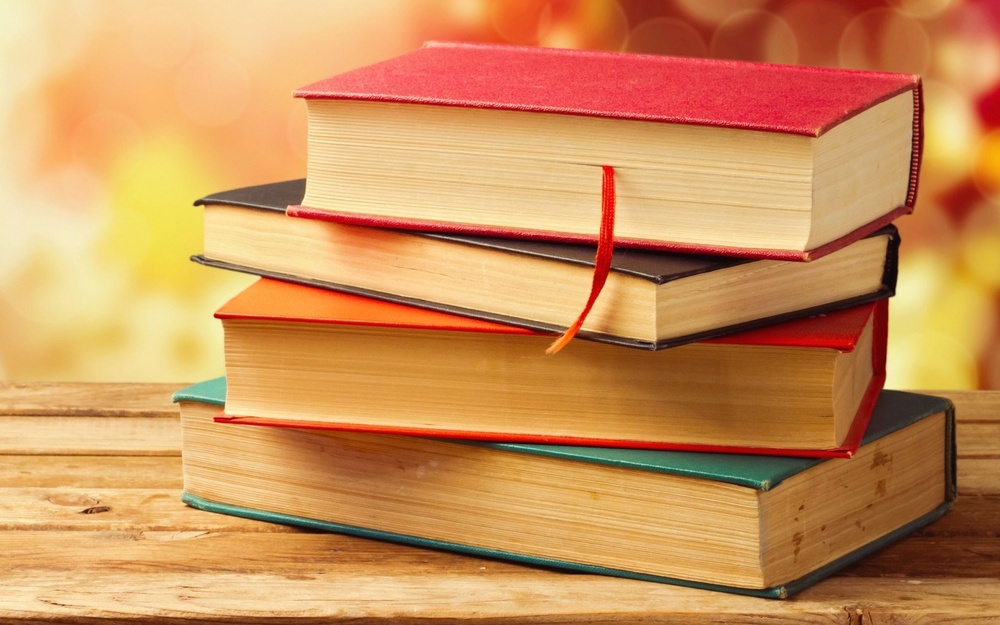
%> input picture Lab 1- A/books.jpg, 1000 x 625 px, shrunk from 1680 x 1050 before the run
$ octave lab2_2.m   (GNU Octave 9; MATLAB toolbox functions it lacks are replaced by stand-ins)
%> lines starting %> are read from the running program, lines starting %| are printed output that depends on the picture
img = imread('books.jpg');
%> img is the input picture: size 625x1000x3 uint8; mean R, G, B 204.8, 145.5, 90.3
a = zeros(size(img, 1), size(img, 2));
r = img(:,:,1);
g = img(:,:,2);
b = img(:,:,3);
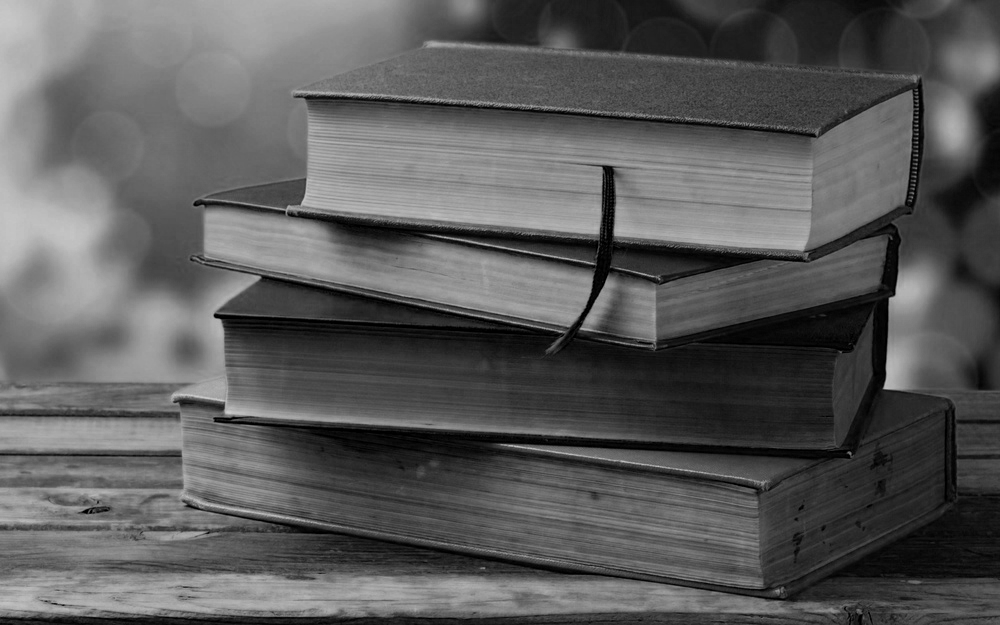
%> b: size 625x1000 uint8; min 0, max 206, mean 90.3
red = cat(3, r, a, a);
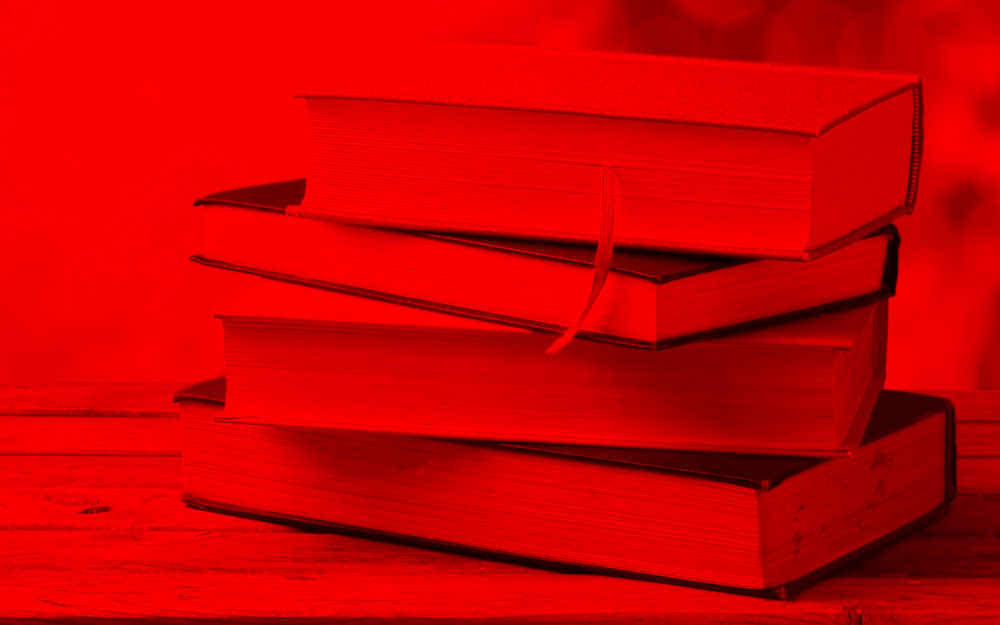
%> red: size 625x1000x3 uint8; mean R, G, B 204.8, 0, 0
green = cat(3, a, g, a);
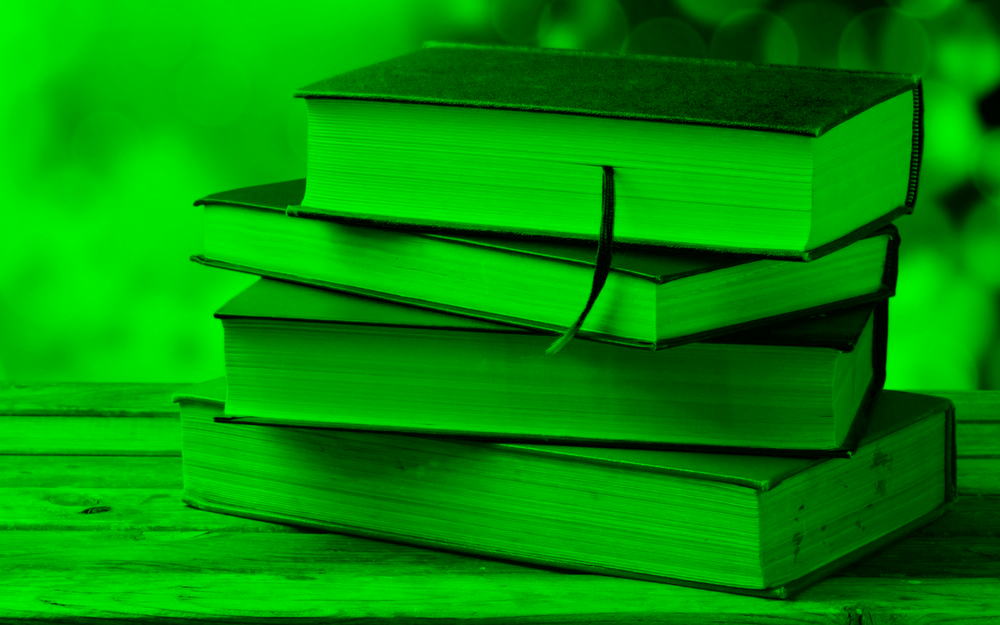
%> green: size 625x1000x3 uint8; mean R, G, B 0, 145.5, 0
blue = cat(3, a, a, b);
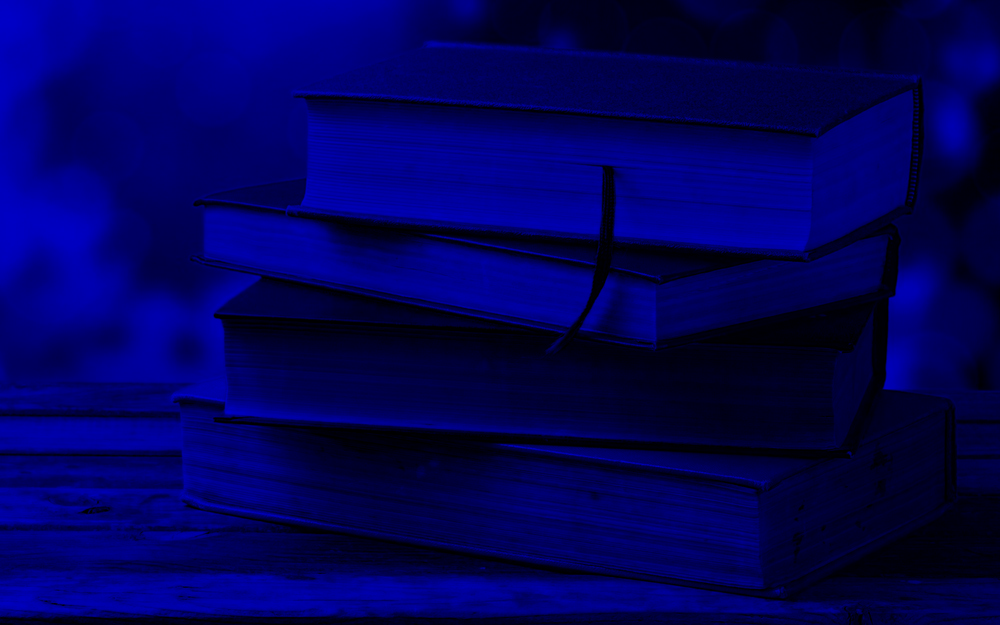
%> blue: size 625x1000x3 uint8; mean R, G, B 0, 0, 90.3
figure;
subplot(2,2,1), imshow(img), title('Original image')
subplot(2,2,2), imshow(red), title('Red channel')
subplot(2,2,3), imshow(green), title('Green channel')
subplot(2,2,4), imshow(blue), title('Blue channel')
figure;
red_green = cat(3,r,g,a);
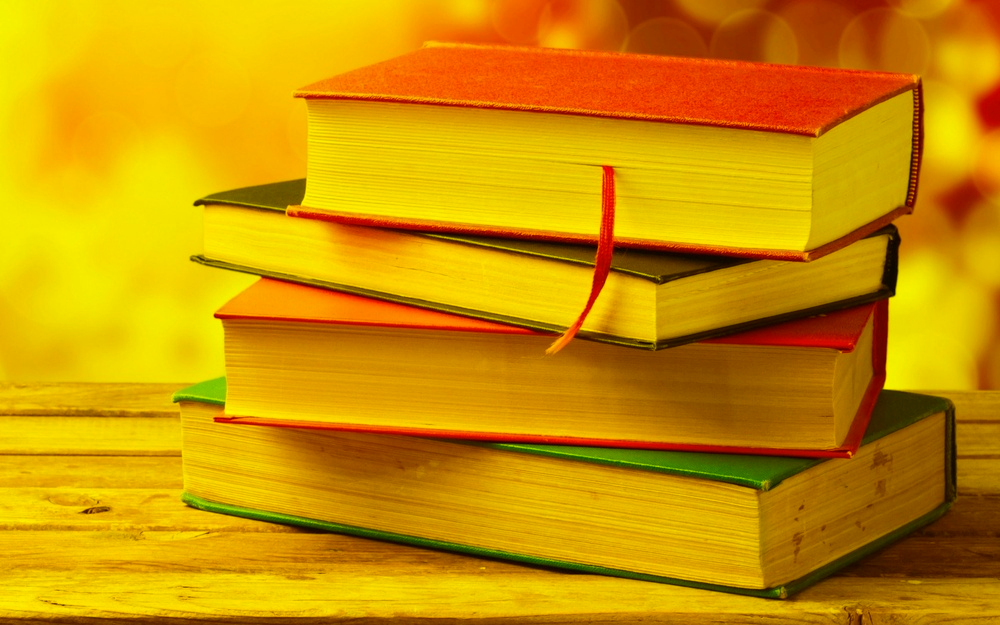
%> red_green: size 625x1000x3 uint8; mean R, G, B 204.8, 145.5, 0
subplot(1,3,1), imshow(red_green), title('Red and Green')
blue_green = cat(3,a,g,b);
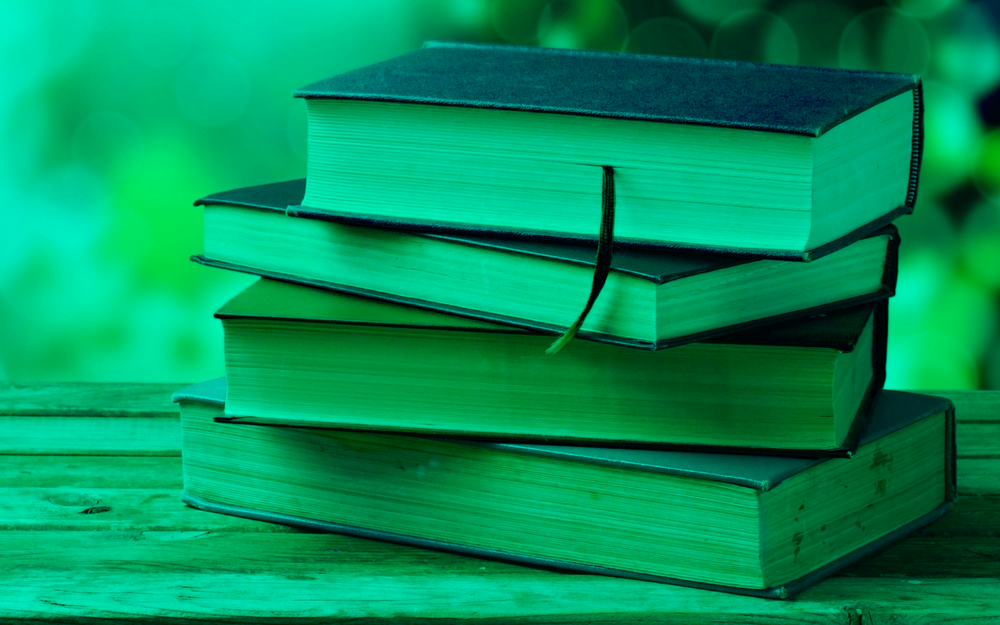
%> blue_green: size 625x1000x3 uint8; mean R, G, B 0, 145.5, 90.3
subplot(1,3,2), imshow(blue_green), title('Blue and Green')
red_blue = cat(3,r,a,b);
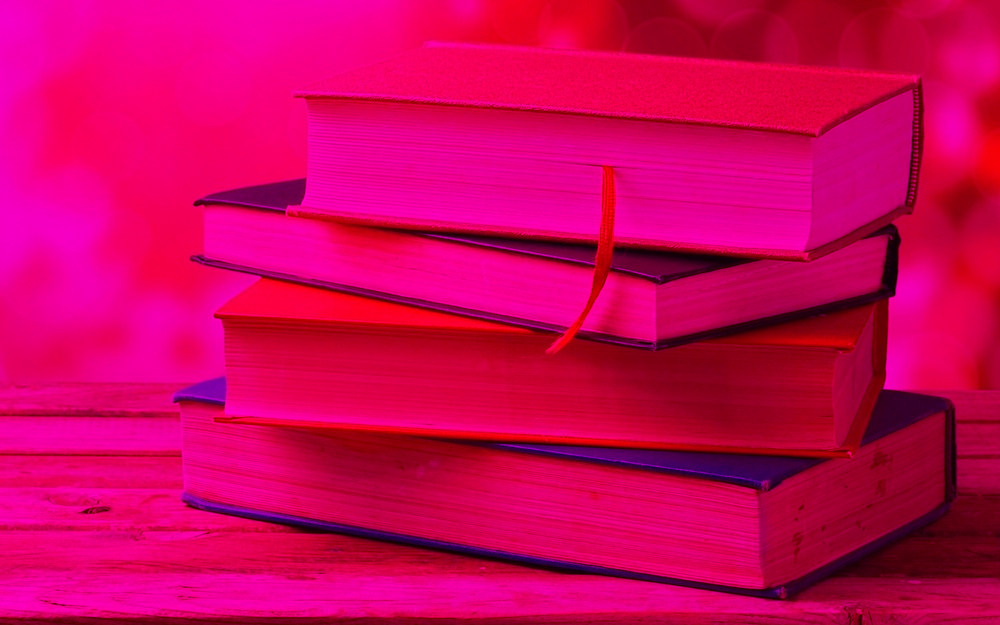
%> red_blue: size 625x1000x3 uint8; mean R, G, B 204.8, 0, 90.3
subplot(1,3,3), imshow(red_blue), title('Red and Blue')

$ run again, with Lab 1- A/Image.jpg copied over Lab 1- A/books.jpg
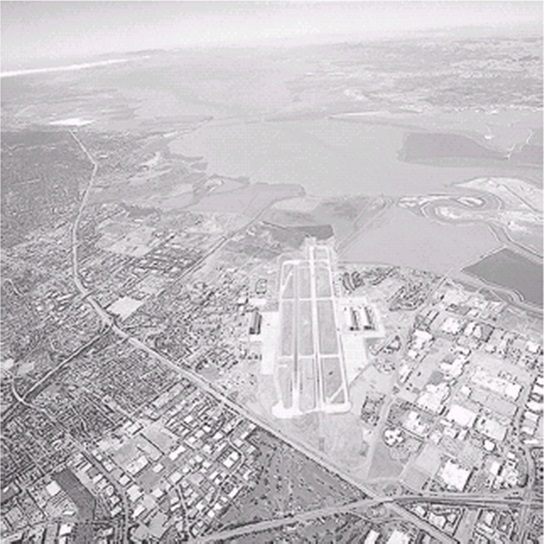
%> input picture Lab 1- A/Image.jpg, 544 x 544 px
%> img is the input picture: size 544x544x3 uint8; mean R, G, B 194.3, 190.7, 194.4
%> `blue_green = cat(3,a,g,b);`:
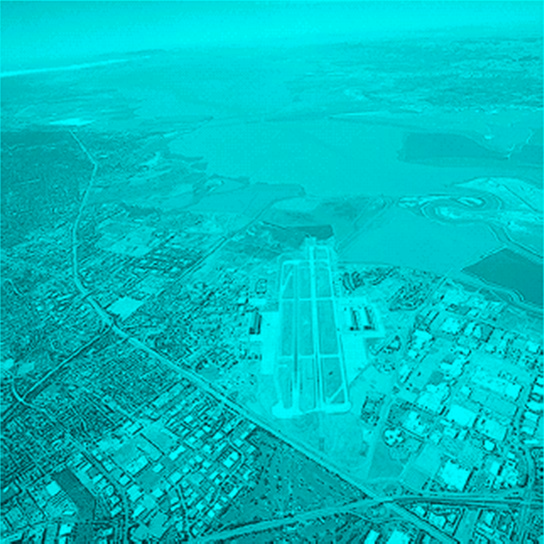
%> blue_green: size 544x544x3 uint8; mean R, G, B 0, 190.7, 194.4
%> `red_blue = cat(3,r,a,b);`:
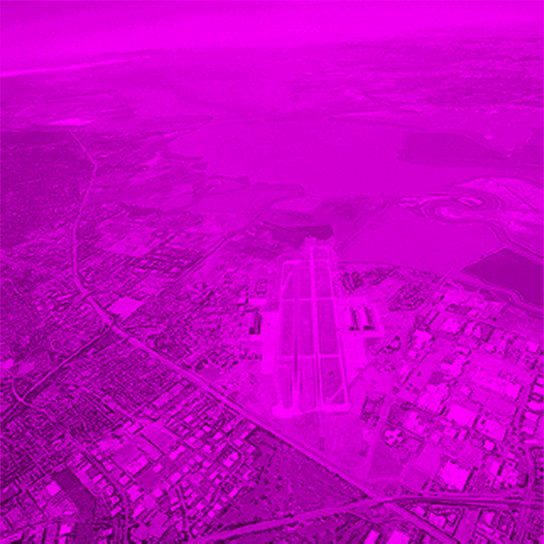
%> red_blue: size 544x544x3 uint8; mean R, G, B 194.3, 0, 194.4
